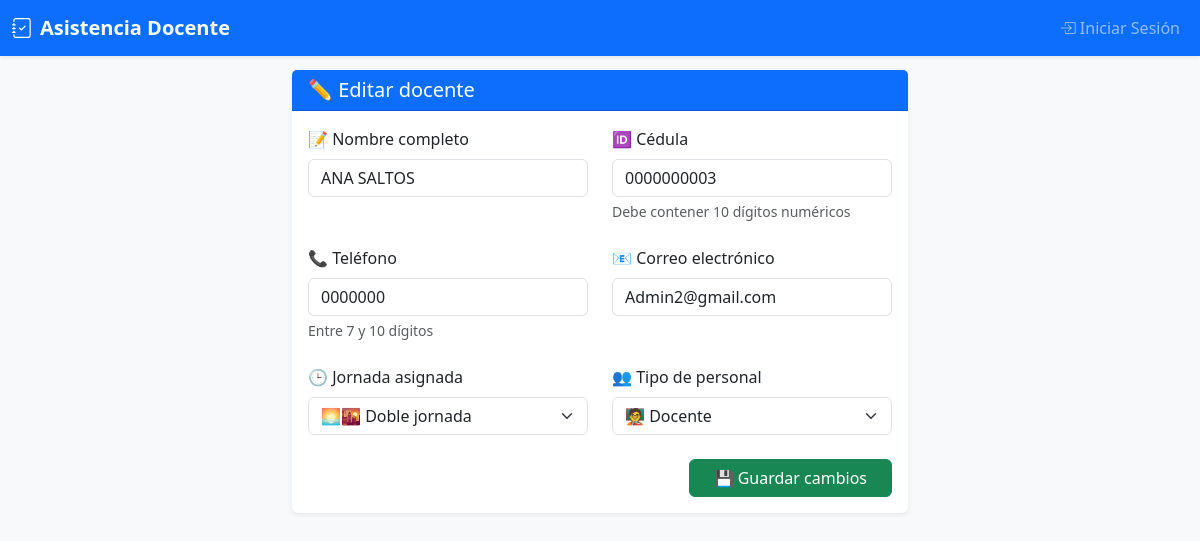
The page /docentes/editar/3 on the database its author committed.
### models/docente.py (models this page shows, shortened)
class Docente(db.Model):
    __tablename__ = 'docentes'
    id = db.Column(db.Integer, primary_key=True)
    nombre = db.Column(db.String(100), nullable=False, index=True)
    cedula = db.Column(db.String(10), unique=True, nullable=False, index=True)   # Nueva columna
    telefono = db.Column(db.String(15), nullable=False)                          # Nueva columna
    correo = db.Column(db.String(120), unique=True, nullable=False, index=True)  # Nueva columna
    jornada = db.Column(db.String(20), nullable=False, index=True)  # matutina o vespertina
    qr_code_path = db.Column(db.String(200))
    activo = db.Column(db.Boolean, default=True, index=True)
    tipo = db.Column(db.String(20), nullable=False, index=True)  # DOCENTE, ADMINISTRATIVO, CONSERJE, DECE
    fecha_creacion = db.Column(db.DateTime, default=db.func.current_timestamp())
    fecha_actualizacion = db.Column(
        db.DateTime,
        default=db.func.current_timestamp(),
        onupdate=db.func.current_timestamp()
    )
    asistencias = db.relationship('Asistencia', backref='docente', lazy=True, cascade='all, delete-orphan')
    licencias = db.relationship('Licencia', back_populates='docente', cascade='all, delete-orphan')
    __table_args__ = (
        db.Index('idx_docente_activo_tipo', 'activo', 'tipo'),
        db.Index('idx_docente_jornada_activo', 'jornada', 'activo'),
        db.Index('idx_docente_nombre', 'nombre'),
    )

### blueprints/docentes/routes.py (the view, shortened to what this page needs)
@docentes_bp.route('/editar/<int:id>', methods=['GET', 'POST'])
def editar_docente(id):
    docente = Docente.query.get_or_404(id)
    return render_template('docentes/form_docente.html', docente=docente)

### templates/docentes/form_docente.html (shortened to what this page needs)
{% extends 'base.html' %}
{% block content %}
<div class="row justify-content-center">
  <div class="col-lg-8">
    <div class="card shadow-sm border-0">
      <div class="card-header bg-primary text-white">
        <h5 class="mb-0">
          {% if docente %}✏️ Editar docente{% else %}👩‍🏫 Registro de nuevo docente{% endif %}
        </h5>
      </div>
      <div class="card-body">
        <form method="POST" class="row g-4">
          <div class="col-md-6">
            <label for="nombre" class="form-label">📝 Nombre completo</label>
            <input type="text" id="nombre" class="form-control" name="nombre"
                   value="{{ docente.nombre if docente else '' }}" required>
          </div>
          <div class="col-md-6">
            <label for="cedula" class="form-label">🆔 Cédula</label>
            <input type="text" id="cedula" class="form-control" name="cedula"
                   value="{{ docente.cedula if docente else '' }}"
                   pattern="[0-9]{10}" maxlength="10" required>
            <div class="form-text">Debe contener 10 dígitos numéricos</div>
          </div>
          <div class="col-md-6">
            <label for="telefono" class="form-label">📞 Teléfono</label>
            <input type="tel" id="telefono" class="form-control" name="telefono"
                   value="{{ docente.telefono if docente else '' }}"
                   pattern="[0-9]{7,10}" required>
            <div class="form-text">Entre 7 y 10 dígitos</div>
          </div>
          <div class="col-md-6">
            <label for="correo" class="form-label">📧 Correo electrónico</label>
            <input type="email" id="correo" class="form-control" name="correo"
                   value="{{ docente.correo if docente else '' }}" required>
          </div>
          <div class="col-md-6">
            <label for="jornada" class="form-label">🕒 Jornada asignada</label>
            <select class="form-select" id="jornada" name="jornada" required>
              <option value="doble" {% if docente and docente.jornada == 'doble' %}selected{% endif %}>🌅🌇 Doble jornada</option>
            </select>
          </div>
          <div class="col-md-6">
            <label for="tipo" class="form-label">👥 Tipo de personal</label>
            <select class="form-select" id="tipo" name="tipo" required>
              <option value="DOCENTE" {% if docente and docente.tipo == 'DOCENTE' %}selected{% endif %}>🧑‍🏫 Docente</option>
            </select>
          </div>
          <div class="col-12 text-end">
            <button type="submit" class="btn btn-success px-4">
              {% if docente %}💾 Guardar cambios{% else %}✅ Registrar docente{% endif %}
            </button>
          </div>
        </form>
      </div>
    </div>
  </div>
</div>
{% endblock %}

### templates/base.html (style rules this page uses)
body { padding-top: 70px; background-color: #f8f9fa; }

### rows shown on the page
Docente: nombre "ANA SALTOS", cedula "0000000003", telefono "0000000", correo "Admin2@gmail.com", jornada "🌅🌇 Doble jornada", tipo "🧑‍🏫 Docente"
